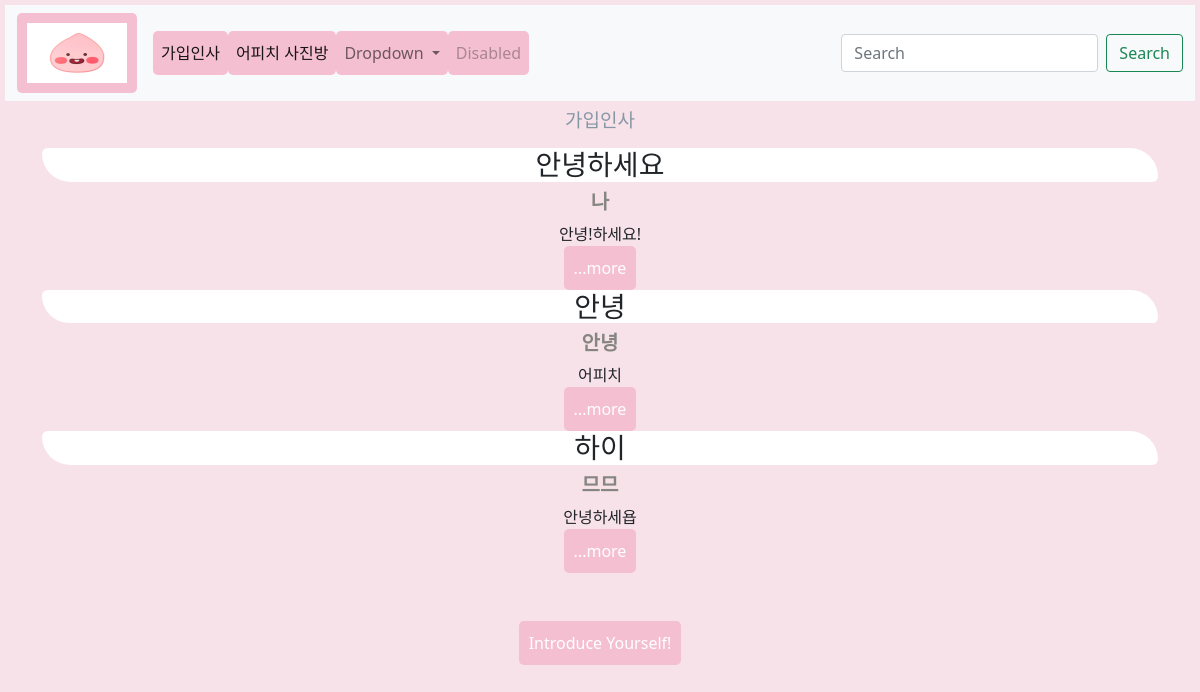
The page / on the database its author committed.
### staticapp/models.py (models this page shows, shortened)
class Blog(models.Model):
    blog_title = models.CharField(max_length=200)
    blog_writer = models.CharField(max_length=100)
    blog_date = models.DateTimeField()
    blog_body = models.TextField()
    def blog_summary(self):
        return self.blog_body[:100]

### staticapp/views.py (the view)
# urls.py: path('', homeOne, name="homeOne"),
def homeOne(request):
    blog = Blog.objects.all()
    return render(request,'homeOne.html',{'blog' : blog})

### staticapp/templates/homeOne.html
{% extends 'base.html' %}
{% block content %}
<h1>가입인사</h1>
 <div class="contain">
 {% for blog in blog %}
    <div>
    <h3 class="round">{{blog.blog_title}}</h3>
    <h5><b>{{blog.blog_writer}}</b></h5>
    {{blog.blog_summary}}
    <br>
    <a href="{%url 'detailOne' blog.id %}">...more</a>
    <br>
    </div>
 {% endfor %}
</div>
<br> <br>
<div>
    <a href="{%url 'newOne'%}">Introduce Yourself!</a>
</div>
{% endblock %}

### mediaformapp/static/blogStyle.css (style rules this page uses)
a:link, a:visited { background: #F4BFD1; color: white; text-decoration: none; display: inline-block; border-radius:5px; padding: 10px; }
.round { border-radius:10px 50px 10px 50px; background-color:#ffffff; }
body { background-color:#f8e2e9; padding : 5px; }
h1 { padding: 0.43em 1em; font-size: 19px; border-radius: 3px; color: #8697A6; }
h3 { background-color: white; }
h5 { font-family: serif; color:#858582; }

### blogproject/templates/base.html (style rules this page uses)
body { text-align: center; }

### rows shown on the page
Blog: blog_title "안녕하세요", blog_writer "나", blog_summary "안녕!하세요!"
Blog: blog_title "안녕", blog_writer "안녕", blog_summary "어피치"
Blog: blog_title "하이", blog_writer "므므", blog_summary "안녕하세욥"
